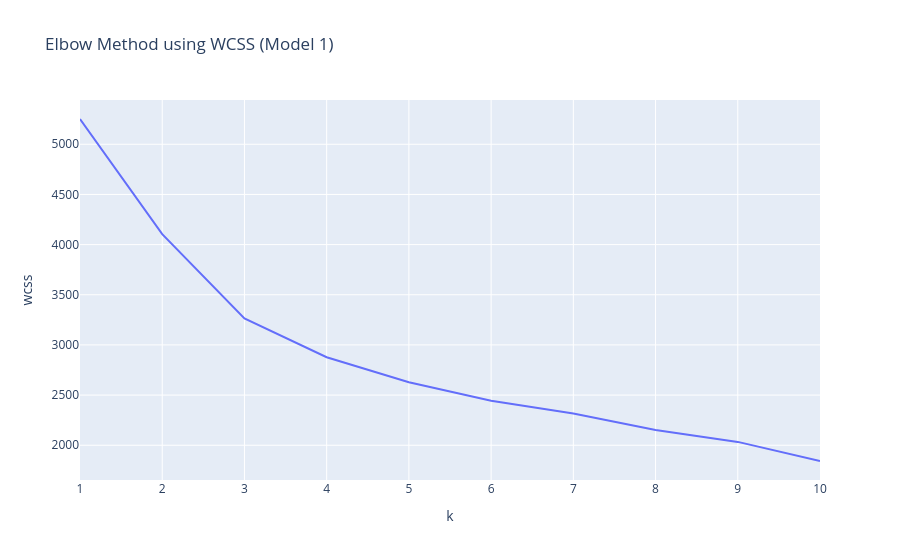

Write notebook code for a chart like this one.
### Markdown cell above
A silhouette score of 0.254 indicates weak to moderate cluster separation. It suggests that while the KMeans model identifies some structure in the data, the clusters are not well defined.

This is also consistent with the variance explained (37.86%), indicating that the selected features capture partial but not strong segmentation between countries.

### Code cell
# Elbow Method for optimal k selection
# Evaluates different values of k by measuring the WCSS - lower WCSS indicates tighter cluster

wcss = []

# Loop over different cluster sizes (k = 1 to 10)
for i in range(1, 11):

  # Build pipeline
  # StandardScaler: standardizes features (mean = 0, std = 1)
  # KMeans: performs clustering on scaled data given number of clusters (i) and a random state of 42 for reproducibility
  km = Pipeline([
      ('scaler', StandardScaler()),
      ('kmeans', KMeans(n_clusters=i, random_state=42))
  ])

  # Fit model to data
  km.fit(features_scaled)

  # Store WCSS for each k
  wcss.append(km.named_steps['kmeans'].inertia_)

# DataFrame for visualization
elbow_data_Dem = pd.DataFrame({"k": range(1, 11), "wcss": wcss})

# Plot elbow curve
fig = px.line(elbow_data_Dem, x="k", y="wcss", title="Elbow Method using WCSS (Model 1)")
fig.show()

### Figure 1 — Plotly figure (JSON) as saved in the notebook; plotly's stock layout.template omitted (floating-point values rounded to 4 significant figures)
{"data": [{"hovertemplate": "k=%{x}<br>wcss=%{y}<extra></extra>", "legendgroup": "", "line": {"color": "#636efa", "dash": "solid"}, "marker": {"symbol": "circle"}, "mode": "lines", "name": "", "orientation": "v", "showlegend": false, "type": "scatter", "x": [1, 2, 3, 4, 5, 6, 7, 8, 9, 10], "xaxis": "x", "y": [5252.0, 4105.0, 3264.0, 2878.0, 2628.0, 2444.0, 2317.0, 2153.0, 2033.0, 1843.0], "yaxis": "y"}], "layout": {"legend": {"tracegroupgap": 0}, "title": {"text": "Elbow Method using WCSS (Model 1)"}, "xaxis": {"anchor": "y", "domain": [0, 1], "title": {"text": "k"}}, "yaxis": {"anchor": "x", "domain": [0, 1], "title": {"text": "wcss"}}}}
